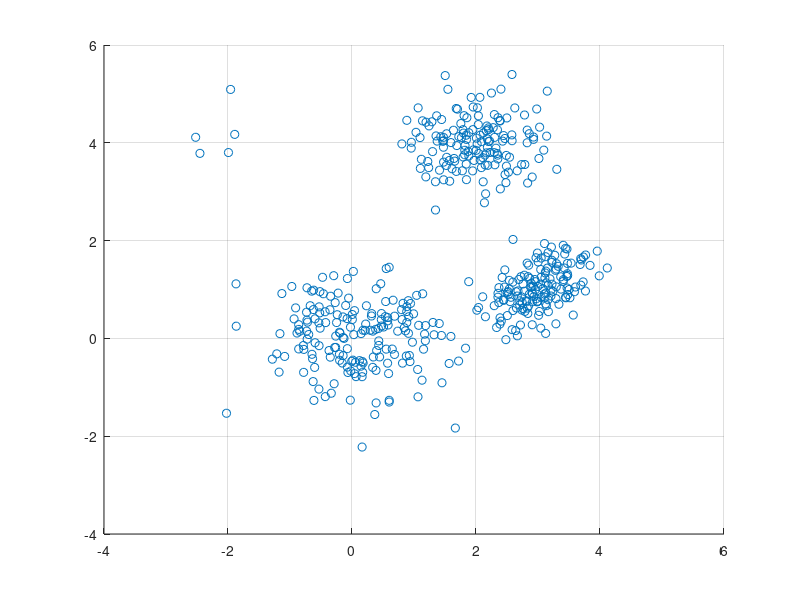

Source code (MATLAB): (Note: this script raises an error after producing the figure.)
%% IE3038 - Diseño e Innovación en Ingeniería 1
%  Ejemplo de clclustering usando k-means
%  Luis Alberto Rivera

%%
load ej_k_means.mat

figure(1); clf;
scatter(X(:,1), X(:,2));
grid on

m = 1;  % Probar con 1, 2, 3, 4
[etiq_km, centros_km] = k_means(X, m, 2);

%% ejercicio

load k_means_datos.mat

m = 10;  % Probar con 1, 2, 3, 4
[etiq_km1, centros_km1] = k_means(X, m, 2);

